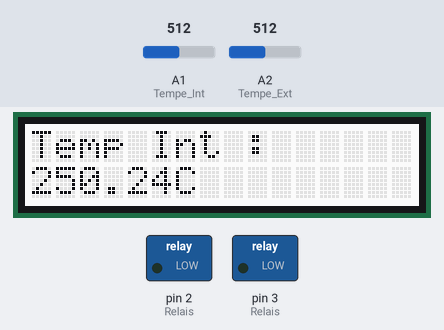
Simulated run of this sketch. Board: Arduino Uno, built with avr-gcc and run on an emulated ATmega328P. Parts: 16×2 character LCD, switched loads named in the sketch (green lamp = pin HIGH). Inputs (shaded band) come from the test bench; at power-on: A1 (Tempe_Int) = 512, A2 (Tempe_Ext) = 512. What the sketch prints to the serial monitor is not drawn.

Above: at 5.1 s.
At 15.2 s:
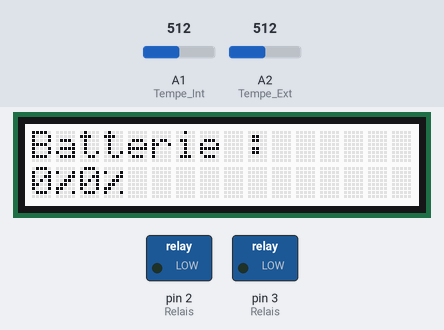
At 20.2 s:
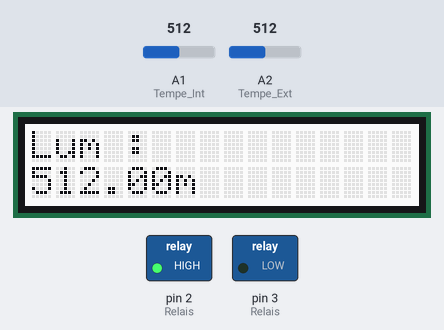
At 35.3 s:
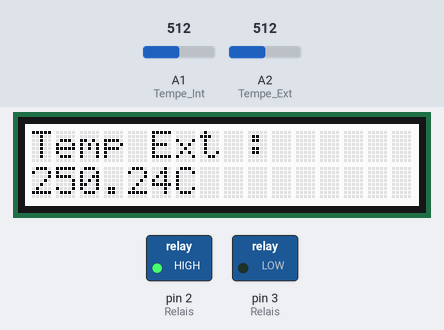
Timing chart, 0 to 36.8 s (numbered marks = the images above):
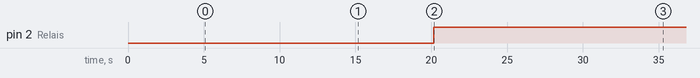

Measured:
- by itself, pin 2 (Relais): LOW → HIGH at 20.2 s
- what the display in image 0 shows lasts 5.0 s, from 5.1 s to 10.1 s
- what the display in image 2 shows lasts 10.0 s, from 20.2 s to 30.2 s

The sketch:

TestAfficheur.ino.ino
```cpp
#include <Wire.h> // bibliothèque
#include "rgb_lcd.h" // bibliothèque

rgb_lcd lcd; // initialisation de l'afficheur RGB_LCD

byte deg[8] = { // Symbole degré "°"
    0b00100,
    0b01010,
    0b00100,
    0b00000,
    0b00000,
    0b00000,
    0b00000,
    0b00000
};

byte pct[8] = { // Symbole pourcentage "%"
    0b00000,
    0b10001,
    0b00011,
    0b00110,
    0b01100,
    0b11000,
    0b10001,
    0b00000
};

void setup() { // Setup -> éxecuté une seule fois


  pinMode(3, OUTPUT); // Relais
  pinMode(2, OUTPUT); // Relais
  pinMode(A1, INPUT); // Tempe Int
  pinMode(A2, INPUT); // Tempe Ext
  pinMode(A4, INPUT); // Batterie
  pinMode(A3, INPUT); // Luminosité

  lcd.begin(16, 2); // config 16 colones 2 lignes
  Serial.begin(9600);
}

void loop() { // Loop -> éxecuté en permanance

////////////Temperature Intérieure///////////////////////////////////////////

  delay(5000);  // Attendre 5sec
  lcd.clear();  // Renre vierge l'écran
  lcd.createChar(0, deg);
  lcd.setCursor(0, 0);// premier chiffre, colones, second chiffre ligne.
  lcd.print("Temp Int :"); // texte ligne 1
  lcd.setCursor(5, 1);
  lcd.write((unsigned char)0); // afficher °
  lcd.print ("C"); // texte ligne 2
  int temp_int_brute = analogRead(A1); // lecture tempé i
  float ti = temp_int_brute*(5.0/1023*100); // calcul tempé i
  lcd.setCursor(0, 1); // position tempé i
  lcd.print(ti); // Afficher tempé i


////////////Temperature Exterieur///////////////////////////////////////////

  delay(5000);  // Attendre 5sec
  lcd.clear();  // Rendre vierge l'écran
  lcd.createChar(0, deg);
  lcd.setCursor(0, 0);// prémier chiffre, colones, second chiffre ligne.
  lcd.print("Temp Ext :"); // texte ligne 1
  lcd.setCursor(5, 1);
  lcd.write((unsigned char)0); // afficher °
  lcd.print ("C"); // texte ligne 2
  int temp_ext_brute = analogRead(A2); // lecture tempe e
  float te = temp_ext_brute*(5.0/1023*100); // calcul tempe e
  lcd.setCursor(0, 1); // position tempe e
  lcd.print(te); // Afficher tempe e


////////////Reserve Batterie///////////////////////////////////////////

  delay(5000);  // Attendre 5sec
  lcd.clear();  // Rendre vierge l'écran
  lcd.createChar(0, pct);
  lcd.setCursor(0, 0);// premier chiffre, colones, second chiffre ligne.
  lcd.print("Batterie :"); // texte ligne 1
  int batterie_brute = analogRead(A4); // lecture batterie
  float batterie = (batterie_brute - 532) * 0.073170; // calcul batterie  ( v - vmin) * voltunit
  float batteriepct = (batterie/12)*100;
  lcd.setCursor(0, 1); // position batterie
  lcd.print("100"); // Afficher 100%
  lcd.write((unsigned char)0); // afficher %

  if (batteriepct<=0.99) { // correction pour afficher une valeur > a 0%
    lcd.setCursor(0, 1);
    lcd.print("0");
    lcd.write((unsigned char)0); // afficher %
  }

  else if (batteriepct<=100) {
    lcd.setCursor(0, 1);
    lcd.print(batteriepct);
    lcd.write((unsigned char)0); // afficher %
  }

////////////Luminosité///////////////////////////////////////////

  delay(5000);  // Attendre 5sec
  lcd.clear();  // Rendre vierge l'écran
  lcd.print("Lum :"); // texte ligne 1
  lcd.setCursor(5, 1);
  lcd.print ("lm"); // texte ligne 2
  float lum = analogRead(A3); // Float, a fin d'afficher des valeurs superieur a 30 000.
  lcd.setCursor(0, 1);
  lcd.print(lum);


////////////Automatisation d'ouverture//////////////////////////////////

  int v = 0;
/*
  int te=1;
  int ti=20;
  float lum=30;
*/


  if (te>35) { v=v-3;} // Test pour voir si la Teperature n'est pas > 35°C
  if (te+ti>20) { v=v+1;} // Test pour la courbe défini ultérieurement
  if (lum>700) { v=v+1;} // Test pour voir s'il fait jour dehors
  if (lum>50000) { v=v-3;} // Test, dans le cas où il fait trop jour dehors
  // Insérer ici ligne pour passer variable en 1 ou 0 pour automatique ou non


  if (v==2) {
    digitalWrite(2,LOW);
    digitalWrite(3,HIGH);
    delay(5000);
    Serial.print (ti);Serial.print ("|");Serial.print (te);Serial.print ("|");Serial.print (batteriepct);Serial.print ("|");Serial.print (lum);Serial.print ("|");Serial.print ("Ouvert");Serial.println ("|");
    // Communication avec la Rasberry
  }

  else {
    digitalWrite(3,LOW);
    digitalWrite(2,HIGH);
    delay(5000);
    Serial.print (ti);Serial.print ("|");Serial.print (te);Serial.print ("|");Serial.print (batteriepct);Serial.print ("|");Serial.print (lum);Serial.print ("|");Serial.print ("Ferme");Serial.println ("|");
    // Communication avec la Rasberry
  }


}
```
